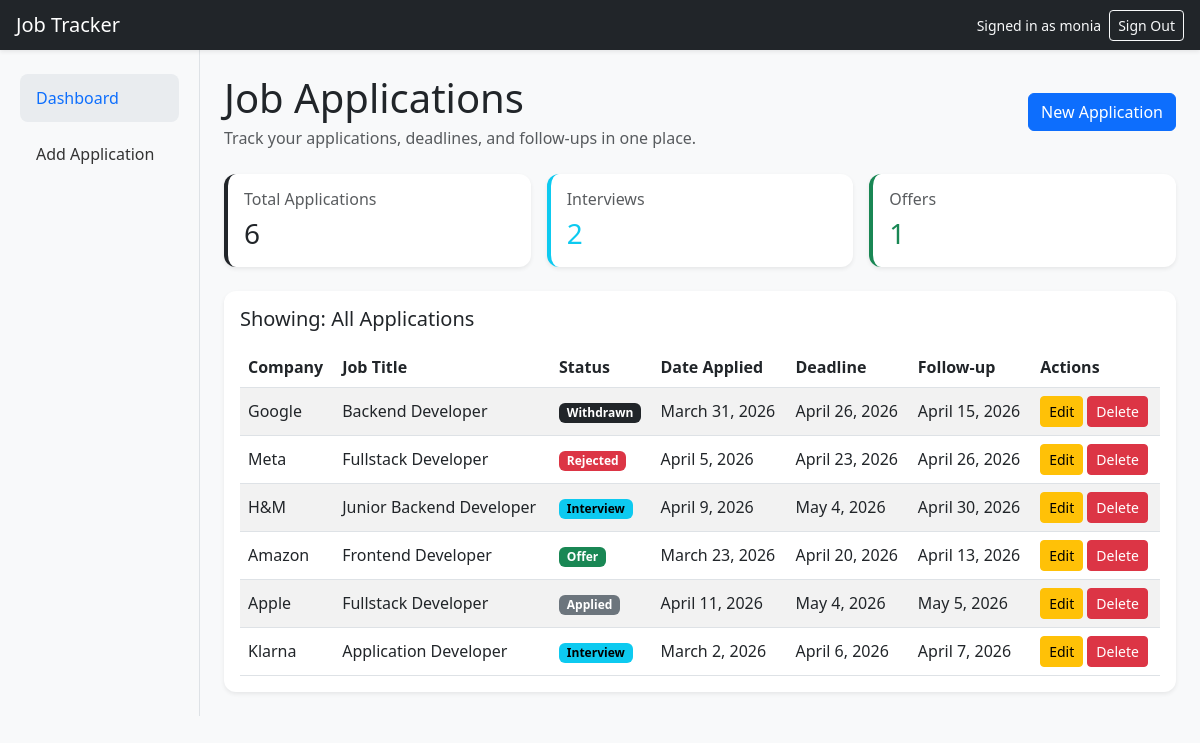
The app's page / (signed in) with its own data.
### tracker/models.py (models this page shows, shortened)
class JobApplication(models.Model):
    STATUS_CHOICES = [
        ("applied", "Applied"),
        ("interview", "Interview"),
        ("offer", "Offer"),
        ("rejected", "Rejected"),
        ("withdrawn", "Withdrawn"),
    ]
    user = models.ForeignKey(User, on_delete=models.CASCADE)
    company_name = models.CharField(max_length=100)
    job_title = models.CharField(max_length=100)
    status = models.CharField(
        max_length=20,
        choices=STATUS_CHOICES,
        default="applied",
    )
    date_applied = models.DateField()
    deadline = models.DateField(blank=True, null=True)
    follow_up_date = models.DateField(blank=True, null=True)
    contact_email = models.EmailField(blank=True)
    job_link = models.URLField(blank=True)
    notes = models.TextField(blank=True)

### tracker/views.py (the view)
# urls.py: path("", views.application_list, name="application_list"),
@login_required
def application_list(request):
    applications = JobApplication.objects.filter(user=request.user)
    status_filter = request.GET.get("status")
    if status_filter:
        applications = applications.filter(status=status_filter)
    stats = JobApplication.objects.filter(user=request.user).aggregate(
        total_applications=Count("id"),
        interview_count=Count("id", filter=Q(status="interview")),
        offer_count=Count("id", filter=Q(status="offer")),
    )
    return render(
        request,
        "tracker/application_list.html",
        {
            "applications": applications,
            "total_applications": stats["total_applications"],
            "interview_count": stats["interview_count"],
            "offer_count": stats["offer_count"],
            "status_filter": status_filter,
        },
    )

### tracker/templates/tracker/application_list.html
{% extends "tracker/base.html" %} {% block content %}
<div
  class="d-flex flex-column flex-sm-row justify-content-between align-items-start align-items-sm-center gap-3 mb-4"
>
  <div>
    <h1 class="mb-1">Job Applications</h1>
    <p class="text-muted mb-0">
      Track your applications, deadlines, and follow-ups in one place.
    </p>
  </div>
  <a href="{% url 'add_application' %}" class="btn btn-primary">
    New Application
  </a>
</div>
<div class="row g-3 mb-4">
  <div class="col-md-4">
    <a
      href="{% url 'application_list' %}"
      class="text-decoration-none text-dark"
    >
      <div
        class="card shadow-sm border-0 h-100 dashboard-card border-start border-4 border-dark"
      >
        <div class="card-body">
          <h6 class="text-muted mb-2">Total Applications</h6>
          <h3 class="mb-0 text-dark">{{ total_applications }}</h3>
        </div>
      </div>
    </a>
  </div>
  <div class="col-md-4">
    <a
      href="{% url 'application_list' %}?status=interview"
      class="text-decoration-none text-dark"
    >
      <div
        class="card shadow-sm border-0 h-100 dashboard-card border-start border-4 border-info"
      >
        <div class="card-body">
          <h6 class="text-muted mb-2">Interviews</h6>
          <h3 class="mb-0 text-info">{{ interview_count }}</h3>
        </div>
      </div>
    </a>
  </div>
  <div class="col-md-4">
    <a
      href="{% url 'application_list' %}?status=offer"
      class="text-decoration-none text-dark"
    >
      <div
        class="card shadow-sm border-0 h-100 dashboard-card border-start border-4 border-success"
      >
        <div class="card-body">
          <h6 class="text-muted mb-2">Offers</h6>
          <h3 class="mb-0 text-success">{{ offer_count }}</h3>
        </div>
      </div>
    </a>
  </div>
</div>
<div class="card shadow-sm border-0">
  <div class="card-body">
    {% if status_filter == "interview" %}
    <h5 class="mb-3">Showing: Interview Applications</h5>
    {% elif status_filter == "offer" %}
    <h5 class="mb-3">Showing: Offer Applications</h5>
    {% else %}
    <h5 class="mb-3">Showing: All Applications</h5>
    {% endif %} {% if applications %}
    <div class="table-responsive">
      <table class="table table-striped table-hover align-middle mb-0">
        <thead>
          <tr>
            <th>Company</th>
            <th>Job Title</th>
            <th>Status</th>
            <th>Date Applied</th>
            <th>Deadline</th>
            <th>Follow-up</th>
            <th>Actions</th>
          </tr>
        </thead>
        <tbody>
          {% for application in applications %}
          <tr>
            <td>{{ application.company_name }}</td>
            <td>{{ application.job_title }}</td>
            <td>
              {% if application.status == "applied" %}
              <span class="badge text-bg-secondary">Applied</span>
              {% elif application.status == "interview" %}
              <span class="badge text-bg-info">Interview</span>
              {% elif application.status == "offer" %}
              <span class="badge text-bg-success">Offer</span>
              {% elif application.status == "rejected" %}
              <span class="badge text-bg-danger">Rejected</span>
              {% else %}
              <span class="badge text-bg-dark">Withdrawn</span>
              {% endif %}
            </td>
            <td>{{ application.date_applied }}</td>
            <td>{{ application.deadline }}</td>
            <td>{{ application.follow_up_date }}</td>
            <td>
              <a
                href="{% url 'edit_application' application.pk %}"
                class="btn btn-sm btn-warning"
              >
                Edit
              </a>
              <a
                href="{% url 'delete_application' application.pk %}"
                class="btn btn-sm btn-danger"
              >
                Delete
              </a>
            </td>
          </tr>
          {% endfor %}
        </tbody>
      </table>
    </div>
    {% else %}
    <p class="mb-0">No job applications found for this filter.</p>
    {% endif %}
  </div>
</div>
{% endblock %}

### tracker/templates/tracker/base.html (shortened to what this page needs)
{% load static %}
<!doctype html>
<html lang="en">
  <head>
    <link
      href="https://cdn.jsdelivr.net/npm/bootstrap@5.3.0/dist/css/bootstrap.min.css"
      rel="stylesheet"
    />
    <link rel="stylesheet" href="{% static 'tracker/css/style.css' %}" />
  </head>
  <body>
    <nav class="navbar navbar-dark bg-dark px-3 shadow-sm">
      <span class="navbar-brand mb-0 h1">Job Tracker</span>
      <div class="d-flex align-items-center gap-2 auth-nav">
        {% if user.is_authenticated %}
        <span class="text-light small">Signed in as {{ user.username }}</span>
        <a
          class="btn btn-outline-light btn-sm"
          href="{% url 'account_logout' %}"
        >
          Sign Out
        </a>
        {% endif %}
      </div>
    </nav>
    <div class="container-fluid">
      <div class="row">
        <aside class="col-12 col-md-2 bg-light sidebar py-3 py-md-4 border-end">
          <ul class="nav flex-column px-2">
            <li class="nav-item mb-2">
              <a
                class="nav-link {% if request.resolver_match.url_name == 'application_list' %}active{% endif %}"
                href="{% url 'application_list' %}"
              >
                Dashboard
              </a>
            </li>
            {% if user.is_authenticated %}
            <li class="nav-item mb-2">
              <a
                class="nav-link {% if request.resolver_match.url_name == 'add_application' %}active{% endif %}"
                href="{% url 'add_application' %}"
              >
                Add Application
              </a>
            </li>
            {% endif %}
          </ul>
        </aside>
        <main class="col-12 col-md-10 p-3 p-md-4">
           {% block content %}{% endblock %}
        </main>
      </div>
    </div>
  </body>
</html>

### tracker/static/tracker/css/style.css (style rules this page uses)
body { background-color: #f8f9fa; overflow-x: hidden; }
.sidebar { background-color: #f8f9fa; }
.sidebar .nav-link { color: #333; font-weight: 500; border-radius: 0.5rem; padding: 0.75rem 1rem; }
.sidebar .nav-link.active { background-color: #e9ecef; color: #0d6efd; }
.card { border-radius: 0.75rem; }
table td, table th { vertical-align: middle; }
.dashboard-card { transition: all 0.2s ease; cursor: pointer; }
html, body { width: 100%; overflow-x: hidden; }

### records on screen
JobApplication: company_name "Google", job_title "Backend Developer", status "Withdrawn", date_applied "March 31, 2026", deadline "April 26, 2026", follow_up_date "April 15, 2026"
JobApplication: company_name "Meta", job_title "Fullstack Developer", status "Rejected", date_applied "April 5, 2026", deadline "April 23, 2026", follow_up_date "April 26, 2026"
JobApplication: company_name "H&M", job_title "Junior Backend Developer", status "Interview", date_applied "April 9, 2026", deadline "May 4, 2026", follow_up_date "April 30, 2026"
JobApplication: company_name "Amazon", job_title "Frontend Developer", status "Offer", date_applied "March 23, 2026", deadline "April 20, 2026", follow_up_date "April 13, 2026"
JobApplication: company_name "Apple", job_title "Fullstack Developer", status "Applied", date_applied "April 11, 2026", deadline "May 4, 2026", follow_up_date "May 5, 2026"
JobApplication: company_name "Klarna", job_title "Application Developer", status "Interview", date_applied "March 2, 2026", deadline "April 6, 2026", follow_up_date "April 7, 2026"

### other values on screen
{{ user.username }} "monia"
{{ total_applications }} "6"
{{ interview_count }} "2"
{{ offer_count }} "1"
